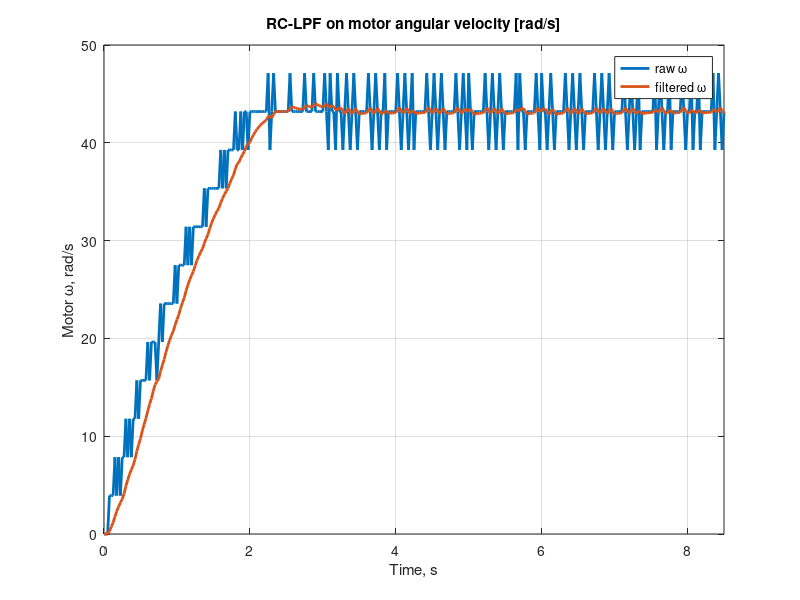

Write MATLAB code to recreate this figure.
%{
  Simple script to tune value of cut-off frequency for RC-LPF

  Instructions:
    1. Set the value of sample time (dt).
    2. Manually play with the value of fc for suitable response.
       This value of fc can be used for c implementation.

  2024-01-26
%}

clc
clear
close all

% Set these two values manually
dt = 0.025; % Sample time, s
fc = 0.9; % Cut-off frequency

% set_point, raw w
w = csvread("motor_omega_25_ms.csv");

% Intermediate variables
RC = 1 / (2 * pi * fc);
xi = 2 * RC / dt;

% LPF
wz = w(1);
w_lpf = zeros(size(w));
for i = 2:length(w)
  w_lpf(i) = (-w_lpf(i-1) * (1 - xi) + w(i) + w(i-1)) / (1 + xi);
end

% Generate time vector using dt
figure;
t = 0:length(w)-1;
t = t * dt;

% Visualize
plot(t, w, 'LineWidth', 2); hold on;
plot(t, w_lpf, 'LineWidth', 2); grid on;
xlim([0, max(t)]);
title("RC-LPF on motor angular velocity [rad/s]");
legend('raw \omega', 'filtered \omega');
xlabel('Time, s');
ylabel('Motor \omega, rad/s');
